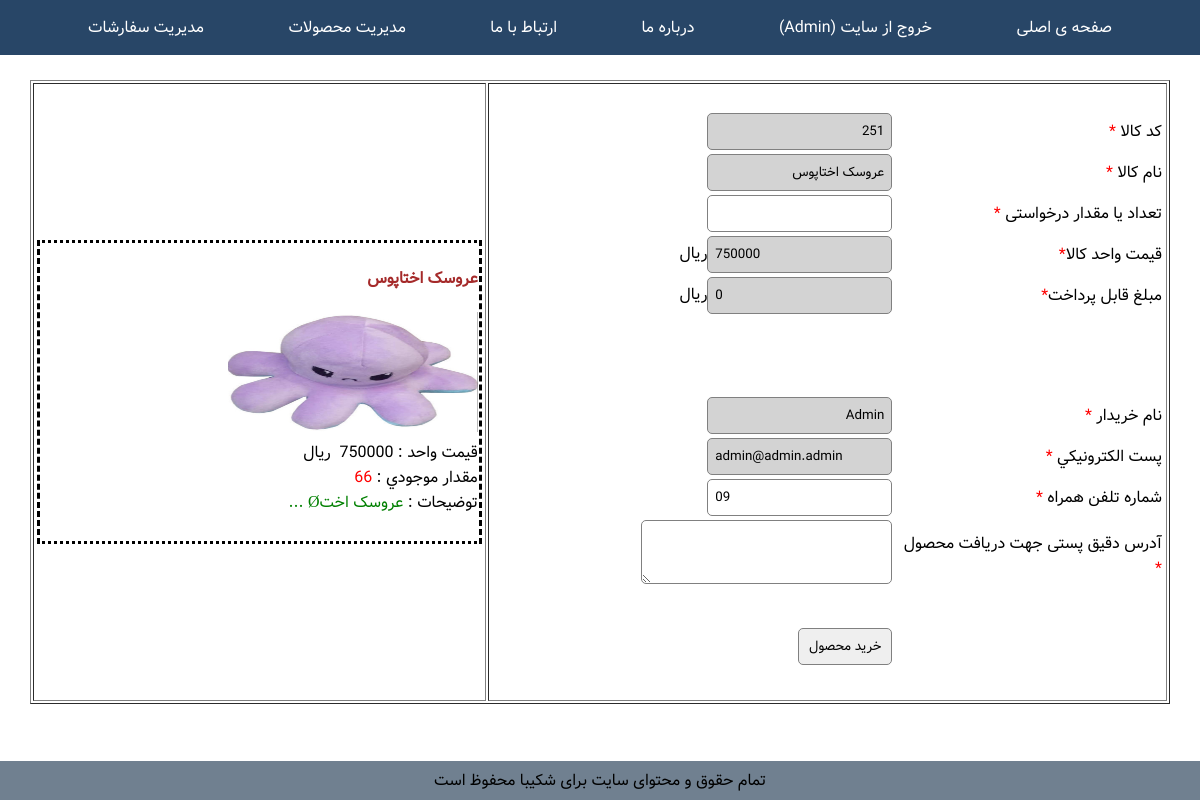
Screenshot of /order.php?id=251 (signed in) with the database file from the repository.
### tables this page shows
CREATE TABLE `products` (
  `pro_code` int(10) NOT NULL,
  `pro_name` varchar(200) NOT NULL,
  `pro_qty` int(10) NOT NULL,
  `pro_price` float NOT NULL,
  `pro_image` varchar(80) NOT NULL,
  `pro_detail` text NOT NULL
);

CREATE TABLE `users` (
  `realname` varchar(80) NOT NULL,
  `username` varchar(30) NOT NULL,
  `password` varchar(20) NOT NULL,
  `email` varchar(60) NOT NULL,
  `type` tinyint(1) NOT NULL
);

### order.php (the view, shortened to what this page needs)
<?php
include ("includes/header.php");
require_once("./DB.php");
$pro_code = 0;
if (isset($_GET['id']))
    $pro_code = $_GET['id'];
?>
<?php
$query = "SELECT * FROM products WHERE pro_code='$pro_code'";
$result = mysqli_query($link, $query);
?>
 <form name="order" action="action_order.php"  method="POST" >
  <table style="width: 100%;" border="1px"  >
  <tr><td style="width: 60%;">
<?php
if ($row = mysqli_fetch_array($result)) {
?>
  <br />
    <table style="width: 100%;" border="0"  style="margin-left: auto;margin-right: auto;"  >
    <tr>
       <td style="width: 22%;">کد کالا <span style="color: red;">*</span></td>
       <td style="width: 78%;"><input type="text" id="pro_code" name="pro_code" value="<?php echo ($pro_code); ?>" style="background-color: lightgray;" readonly  /></td>
    </tr>
    <tr>
       <td>نام کالا <span style="color: red;">*</span></td>
       <td><input type="text" style="text-align: right;background-color: lightgray;" id="pro_name" name="pro_name" value="<?php echo ($row['pro_name']); ?>"  readonly  /></td>
    </tr>
    <tr>
       <td>تعداد یا مقدار درخواستی <span style="color: red;">*</span></td>
       <td><input type="text" style="text-align: left;" id="pro_qty" name="pro_qty" onchange="calc_price();"  /></td>
    </tr>
    <tr>
       <td>قیمت واحد کالا<span style="color: red;">*</span></td>
       <td><input type="text" style="text-align: left;background-color: lightgray;" id="pro_price" name="pro_price" value="<?php echo ($row['pro_price']); ?>"  readonly  />ریال</td>
    </tr>
    <tr>
       <td>مبلغ قابل پرداخت<span style="color: red;">*</span></td>
       <td><input type="text" style="text-align: left;background-color: lightgray;" id="total_price" name="total_price" value="0"  readonly  />ریال</td>
    </tr>
<?php
    $query = "SELECT * FROM users WHERE username='{$_SESSION['username']}'";
    $result = mysqli_query($link, $query);
    $user_row = mysqli_fetch_array($result);
?>
    <tr>
       <td><br/><br/><br/></td>
       <td></td>
    </tr>
    <tr>
       <td style="width: 40%;">نام خریدار <span style="color: red;">*</span></td>
       <td style="width: 60%;">
       <input type="text" id="realname" name="realname" value="<?php echo ($user_row['realname']); ?>" style="background-color: lightgray;" readonly />
       </td>
    </tr>
    <tr>
       <td>پست الكترونيكي <span style="color: red;">*</span></td>
       <td><input type="text" style="text-align: left;background-color: lightgray;" id="email" name="email" value="<?php echo ($user_row['email']); ?>"  readonly  /></td>
    </tr>
    <tr>
       <td>شماره تلفن همراه <span style="color: red;">*</span></td>
       <td><input type="text" style="text-align: left;" id="mobile" name="mobile" value="09"  /></td>
    </tr>
    <tr>
       <td>آدرس دقیق پستی جهت دریافت محصول <span style="color: red;">*</span></td>
       <td><textarea style="text-align: right;font-family:tahoma;" id="address" name="address"  cols="30" rows="3" wrap="virtual"></textarea> </td>
    </tr>
    <tr>
       <td><br /><br /><br /><br /></td>
       <td><input type="button" value="خرید محصول" onclick="check_input();" /></td>
    </tr>
   </table>
   </td>
  <td>
<table>
 <tr>
	<td style="border-style: dotted dashed;vertical-align: top;width: 33%;">
    <h4 style="color: brown;"><?php echo ($row['pro_name']) ?></h4>
    <img src="images/products/<?php echo ($row['pro_image']) ?>" width="250px" height="120px"  />
    <br/>
    قیمت واحد  : <?php echo ($row['pro_price']) ?>&nbsp; ريال
    <br/>
    مقدار موجودي  : <span style="color:red;"><?php echo ($row['pro_qty']) ?></span>
    <br/>
    توضيحات  : <span style="color:green;">
    ...</span>
    <br/><br/>
   </td>
 </tr>
</table>
   </tr>
   </table>
  </form>
<?php
}
include ("includes/footer.php");
?>

### css/style.css (style rules this page uses)
body { font-family: Vazir; margin:0; direction: rtl; }
input[type=text],input[type=password],textarea { padding:7px; outline:none; border:1px solid gray; border-radius:5px; font-family: Vazir; }
input[type=submit],input[type=reset],input[type=button] { border-radius:5px; font-family: Vazir; padding:7px 10px 7px 10px; border:1px solid gray; }

### rows the page displays
products: pro_name "عروسک اختاپوس", pro_price "750000", pro_image (picture), pro_qty "66"
users: realname "Admin", email "admin@admin.admin"

### other values shown
$_SESSION["realname"] "Admin"
